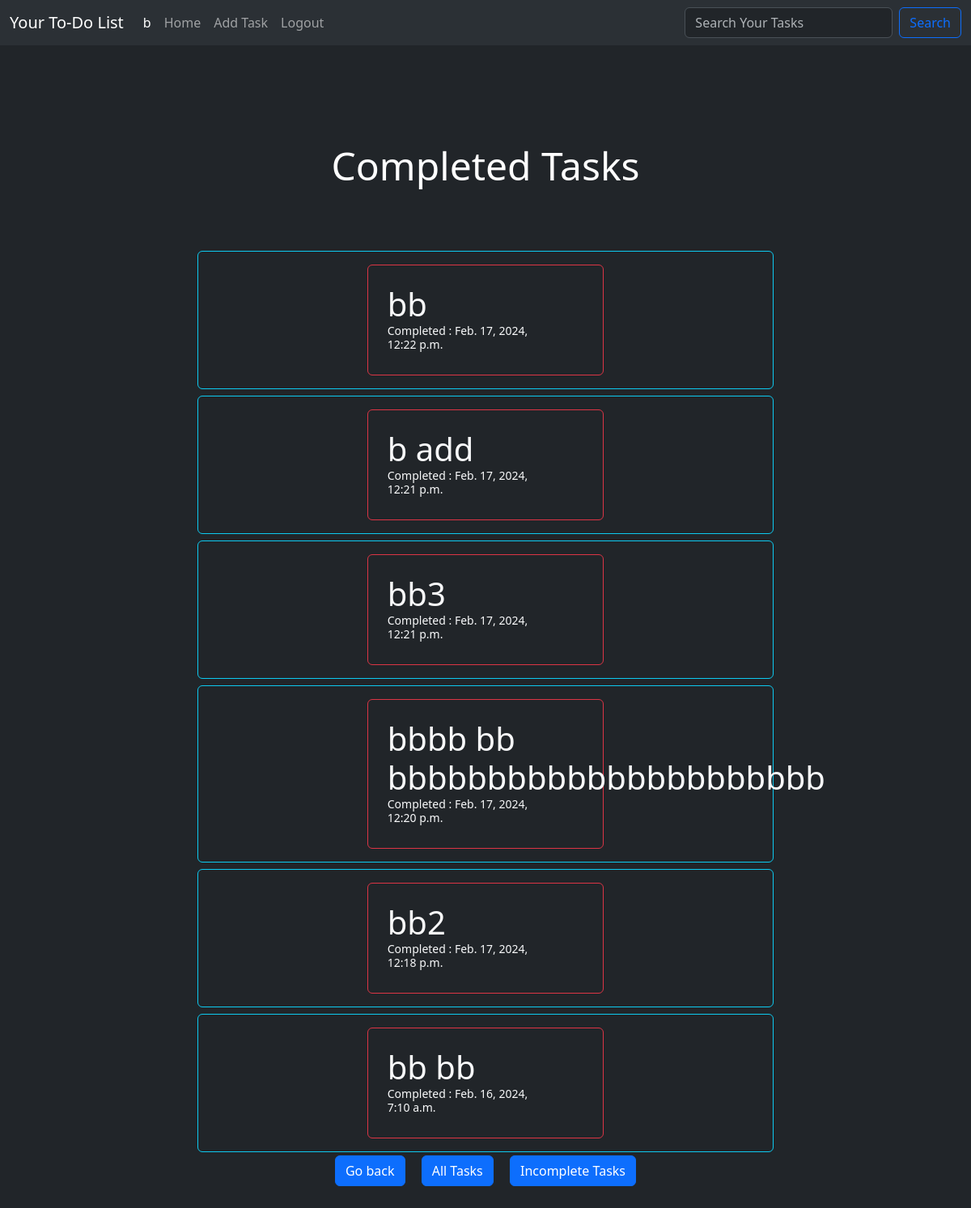
Screenshot of /completed_tasks/ (signed in) with the database file from the repository.
### API/models.py (models this page shows, shortened)
class Task(models.Model):
    name = models.CharField(max_length=100)
    description = models.TextField()
    date_added = models.DateTimeField(auto_now_add=True)
    date_modified = models.DateTimeField(auto_now=True)
    completed = models.BooleanField(default=False)
    user = models.ForeignKey(User, on_delete=models.CASCADE)

### todo_Front_end/views.py (the view)
# urls.py: path('completed_tasks/',views.completed_tasks,name='completed_tasks'),
@login_required
def completed_tasks(request):
    tasks = Task.objects.filter(completed=True,user=request.user).order_by('-date_modified')
    return render(request, 'completed.html', {'tasks': tasks})

### templates/completed.html (shortened to what this page needs)
{% extends 'base.html' %}
{% block content %}
<div class="container-md-8">
    <div class="row justify-content-center p-5">
        {% if tasks %}
        <p class="display-5 text-center my-5 p-4">Completed Tasks</p>
        <div class="col-8 text-center align-items-center ">
            <div class="list-group ">
                {% for task in tasks %}
                <div class="list-group-item list-group-item-action rounded border border-info my-1 py-3 lh-sm">
                    <div class="row text-start align-items-center justify-content-center">
                        <div class="col-md-5 rounded border border-danger p-4 mb-3 mb-md-0">
                            <a href="{% url 'todo:taskdetail' task.id %}" class="text-decoration-none text-light">
                                <strong class="mb-1 display-6">{{ task.name }}</strong>
                                {% if task.completed %}
                                <div class="col-10 mb-1 small">Completed : {{ task.date_modified }}</div>
                                {% endif %}
                            </a>
                        </div>
                    </div>
                </div>
                {%endfor%}
            </div>
            <a class="btn  btn-primary mx-2 mb-2" href="{% url 'todo:home' %}">Go back</a>
            <a class="btn  btn-primary mx-2 mb-2" href="{% url 'todo:home' %}">All Tasks</a>
            <a class="btn  btn-primary mx-2 mb-2" href="{% url 'todo:incompleted_tasks' %}">Incomplete Tasks</a>
        </div>
        {% endif %}
    </div>
</div>
{%endblock%}

### templates/navbar.html (shortened to what this page needs)
<nav class="navbar navbar-expand-lg bg-body-tertiary sticky-top" data-bs-theme="dark">
    <div class="container-fluid">
        <a class="navbar-brand" href="#">Your To-Do List</a>
        <div class="collapse navbar-collapse " id="navbarSupportedContent">
            <ul class="navbar-nav me-auto mb-2 mb-lg-0  ">
                {% if request.user.is_authenticated %}
                <li class="nav-item ">
                    <a class="nav-link active " href="">{{request.user}}</a>
                </li>
                {%endif%}
                {% if request.user.is_authenticated %}
                <li class="nav-item">
                    <a class="nav-link " aria-current="page" href="{% url 'todo:home' %}">Home</a>
                </li>
                <li class="nav-item">
                    <a class="nav-link" href="{% url 'todo:addtask' %}">Add Task</a>
                </li>
                <li class="nav-item">
                    <a class="nav-link" href="{% url 'todo:logout' %}">Logout</a>
                </li>
                {%endif%}
            </ul>
            {% if request.user.is_authenticated %}
            <form method="post" action="{% url 'todo:search' %}" class="d-flex" role="search">
                <input class="form-control me-2" name="q" type="search" placeholder="Search Your Tasks"
                    aria-label="Search">
                <button class="btn btn-outline-primary" type="submit">Search</button>
            </form>
            {%endif%}
        </div>
    </div>
</nav>

### rows the page displays
Task: name "bb", date_modified "Feb. 17, 2024, 12:22 p.m."
Task: name "b add", date_modified "Feb. 17, 2024, 12:21 p.m."
Task: name "bb3", date_modified "Feb. 17, 2024, 12:21 p.m."
Task: name "bbbb bb bbbbbbbbbbbbbbbbbbbbbb", date_modified "Feb. 17, 2024, 12:20 p.m."
Task: name "bb2", date_modified "Feb. 17, 2024, 12:18 p.m."
Task: name "bb bb", date_modified "Feb. 16, 2024, 7:10 a.m."

### other values shown
{{ request.user }} "b"
